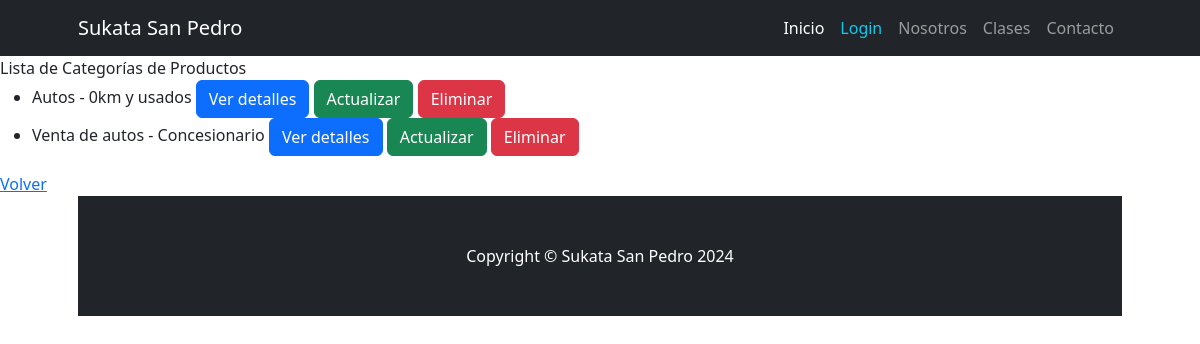
/producto/productocategoria/list/, run on the app's committed database.
### apps/producto/models.py (models this page shows, shortened)
class ProductoCategoria(models.Model):
    nombre = models.CharField(max_length=50, unique=True)
    descripcion = models.CharField(max_length=100, null=True, blank=True, verbose_name="Descripción")
    class Meta:
        verbose_name = "Categoría de producto"
        verbose_name_plural = "Categorías de Productos"

### apps/producto/views.py (the view)
# urls.py: path("productocategoria/list/", views.ProductoCategoriaList.as_view(), name="productocategoria_list"),
class ProductoCategoriaList(ListView):
    model = models.ProductoCategoria

### apps/producto/templates/producto/productocategoria_list.html
{% extends 'producto/index.html' %}
{% block INDEX_TITULO %}
    Lista de Categorías de Productos
{% endblock INDEX_TITULO %}
{% block INDEX_CONTENIDO %}
    {% if object_list %}
        <ul>
            {% for object in object_list %}
                <li>
                    {{ object.nombre }} - {{ object.descripcion }}
                    <a href="{% url 'producto:productocategoria_detail' object.id %}" class="btn btn-primary">Ver detalles</a>
                    <a href="{% url 'producto:productocategoria_update' object.id %}" class="btn btn-success">Actualizar</a>
                    <a href="{% url 'producto:productocategoria_delete' object.id %}" class="btn btn-danger">Eliminar</a>
                </li>
            {% endfor %}
        </ul>
    {% else %}
        <p>No hay elementos</p>
    {% endif %}
    <a href="{% url 'Home:home' %}">Volver</a>
{% endblock INDEX_CONTENIDO %}

### data on the page
ProductoCategoria: nombre "Autos", descripcion "0km y usados"
ProductoCategoria: nombre "Venta de autos", descripcion "Concesionario"
